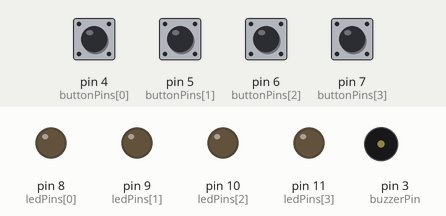
Recording of a sketch running on a simulated Arduino Uno, built with avr-gcc and run on an emulated ATmega328P. On the bench: output pins drawn as LEDs (lit = HIGH), buzzer (waves = sounding, pin HIGH). Dashed ring = blinking. The test bench sets the inputs (shaded band); at power-on: pin 4 (buttonPins[0]), pin 5 (buttonPins[1]), pin 6 (buttonPins[2]), pin 7 (buttonPins[3]) HIGH. Random numbers use the default seed unless the sketch sets one.

Above: at 1.7 s.
1.8 s: pin 4 (buttonPins[0]) pulled LOW for 0.15 s
At 2.6 s:
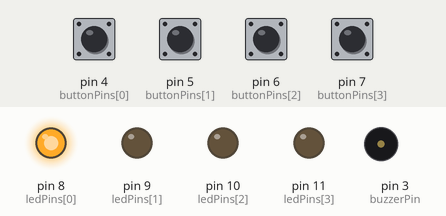
4.9 s: pin 5 (buttonPins[1]) pulled LOW for 0.15 s
At 5.22 s:
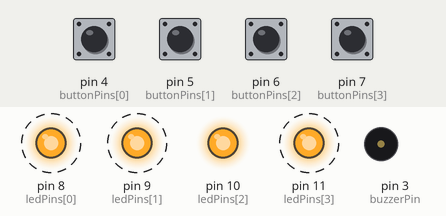
8.0 s: pin 6 (buttonPins[2]) pulled LOW for 1 s
12.0 s: pin 4 (buttonPins[0]) pulled LOW for 1 s
At 12.32 s:
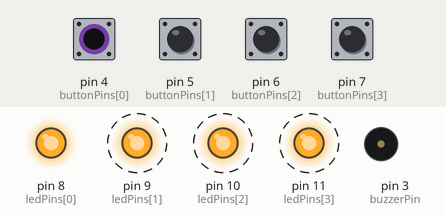
15.7 s: pin 5 (buttonPins[1]) pulled LOW for 1 s
At 16.27 s:
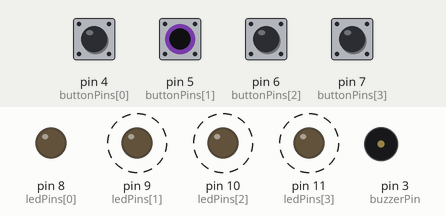
Timing chart, 0 to 20.4 s (numbered marks = the images above; inputs shaded):
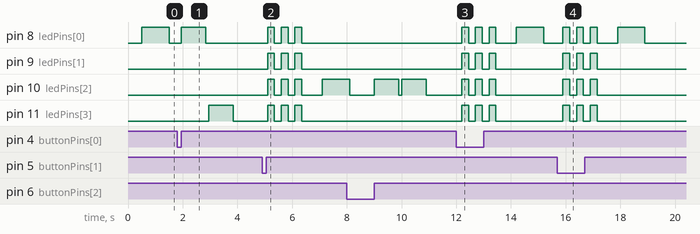

The sketch:

simon.ino
```cpp
#define MAX_ROUNDS 20
#define RED_INDEX 0
#define YELLOW_INDEX 1
#define GREEN_INDEX 2
#define BLUE_INDEX 3

// Pins
const int ledPins[4] = {8, 9, 10, 11};
const int buttonPins[4] = {4, 5, 6, 7};
const int buzzerPin = 3;

// Game Array
int sequence[MAX_ROUNDS];
int level;

// Scaling flash speed
int flashDelay = 1000;

void newGame() {
  delay(500); // Buffer
  level = 0;
  for (int i = 0; i < MAX_ROUNDS; i++) {
    sequence[i] = -1;
  }
}

int getButtonPress() {
  for (int i = 0; i < 4; i++) {
    if (digitalRead(buttonPins[i]) == LOW) {
      return i;
    }
  }
  return -1;
}

void setup() {
  for (int i = 0; i < 4; i++) {
    pinMode(ledPins[i], OUTPUT);
    pinMode(buttonPins[i], INPUT_PULLUP);
  }
  pinMode(buzzerPin, OUTPUT);

  // Seed the random generator using noise from an unconnected analog pin
  randomSeed(analogRead(A0));

  newGame();
}

void scaleFlashDelay() {
  if (flashDelay >= 250) {
    flashDelay = 1000 - 100 * level;
  } else {
    flashDelay = 250;
  }
}

void loop() {
  bool wonRound = false;

  scaleFlashDelay();

  // Add value to the array
  sequence[level] = random(4);

  // Flash through array
  for (int i = 0; i <= level; i++) {
    digitalWrite(ledPins[sequence[i]], HIGH);
    delay(flashDelay);
    digitalWrite(ledPins[sequence[i]], LOW);
    delay(100);
  }

  // Input checking
  for (int i = 0; i <= level; i++) {
    int pressedButton = -1;
    // Wait until a button is pressed
    while (pressedButton == -1) {
      pressedButton = getButtonPress();
    }
    // Check if the pressed button is correct
    if (pressedButton == sequence[i]) {
      if (i == level) {
        wonRound = true;
      }
    } else {
      wonRound = false;
      delay(200);
      break;
    }

    // Wait until the button is released (debounce)
    while (getButtonPress() != -1) {
      delay(10);
    }
  }

  if (wonRound == true) {
    if (level == MAX_ROUNDS - 1) {
      for (int i = 0; i < 4; i++) {
        digitalWrite(ledPins[i], HIGH);
      }
      tone(buzzerPin, 523.25, 200); // C5
      delay(200);
      tone(buzzerPin, 659.26, 200); // E5
      delay(200);
      tone(buzzerPin, 783.99, 200); // G5
      delay(200);
      tone(buzzerPin, 1046.50, 500); // C6
      delay(500);
      for (int i = 0; i < 4; i++) {
        digitalWrite(ledPins[i], LOW);
      }
      newGame();
    } else {
      level++;
    }
  } else if (wonRound == false) {
    for (int i = 0; i < 3; i++) {
      for (int j = 0; j < 4; j++) {
        digitalWrite(ledPins[j], HIGH);
      }
      delay(250);
      for (int j = 0; j < 4; j++) {
        digitalWrite(ledPins[j], LOW);
      }
      delay(250);
    }
    newGame();
  }
}
```

Measured:
- after the input at 1.8 s, pin 8 (ledPins[0]): LOW → HIGH after 0.15 s, → LOW 0.90 s later; pin 11 (ledPins[3]): LOW → HIGH after 1.2 s, → LOW 0.90 s later
- after the input at 4.9 s, pin 8 (ledPins[0]), pin 9 (ledPins[1]), pin 11 (ledPins[3]): alternates HIGH for 0.25 s and LOW for 0.25 s, 6 changes in all, then stays LOW, starting after 0.20 s; pin 10 (ledPins[2]): LOW → HIGH after 0.20 s, then repeats every 0.50 s: LOW 0.25 s, HIGH 0.25 s
- after the input at 12.0 s, pin 8 (ledPins[0]): LOW → HIGH after 0.20 s, → LOW 0.25 s later, → HIGH 0.25 s later, → LOW 0.25 s later, … (8 changes in this stretch); pin 9 (ledPins[1]), pin 10 (ledPins[2]), pin 11 (ledPins[3]): alternates HIGH for 0.25 s and LOW for 0.25 s, 6 changes in all, then stays LOW, starting after 0.20 s
- after the input at 15.7 s, pin 8 (ledPins[0]): LOW → HIGH after 0.20 s, → LOW 0.25 s later, → HIGH 0.25 s later, → LOW 0.25 s later, … (8 changes in this stretch); pin 9 (ledPins[1]), pin 10 (ledPins[2]), pin 11 (ledPins[3]): alternates HIGH for 0.25 s and LOW for 0.25 s, 6 changes in all, then stays LOW, starting after 0.20 s
